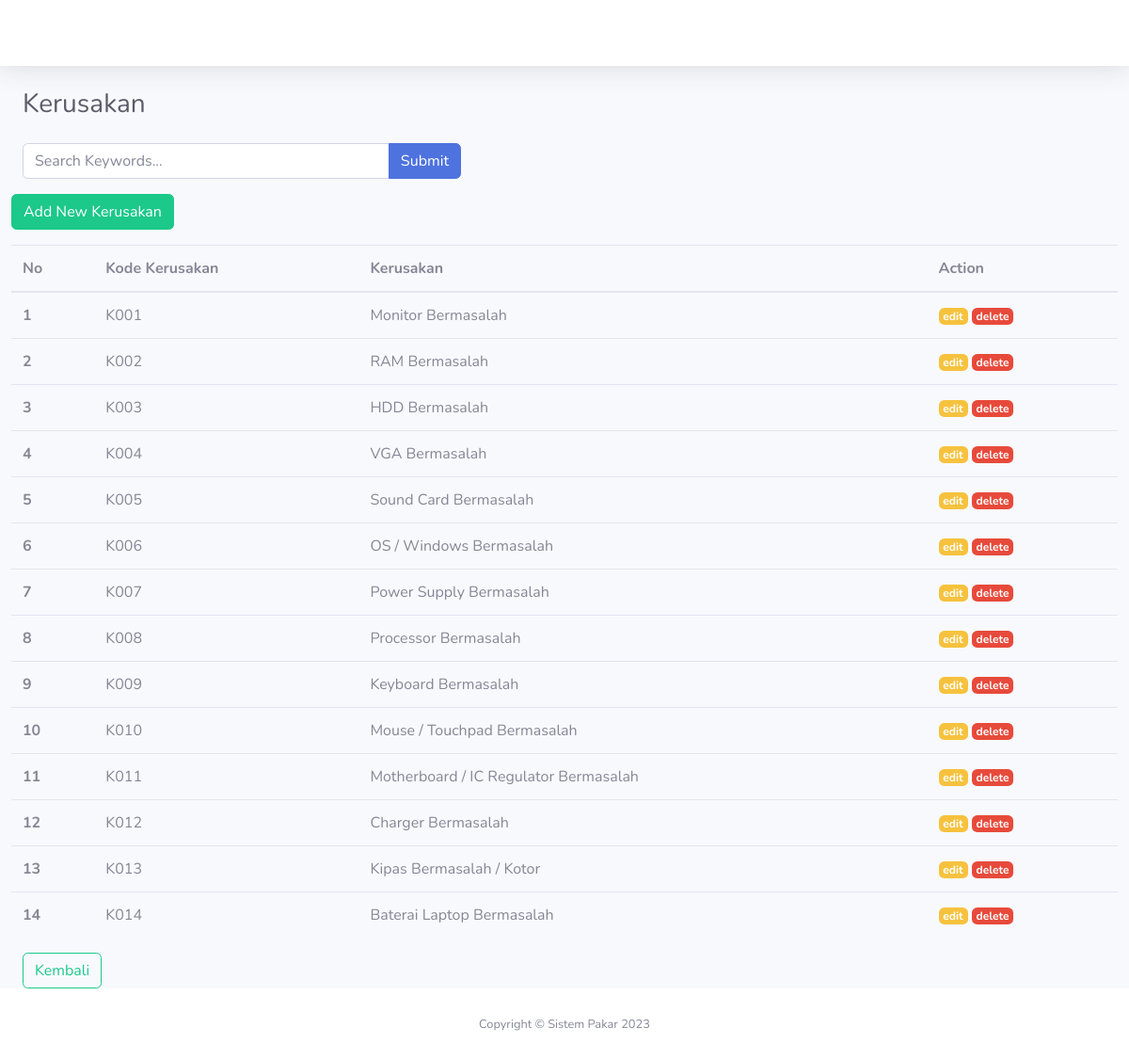
The app's page /index.php/dashboard/kerusakan with its own data.
### tables this page shows
CREATE TABLE `tb_kerusakan` (
  `id_kerusakan` int(11) NOT NULL,
  `kode_kerusakan` varchar(50) NOT NULL,
  `kerusakan` varchar(128) NOT NULL
);

### application/controllers/Dashboard.php (called while the page is built, shortened)
<?php
class Dashboard extends CI_Controller
{
    public function kerusakan()
    {
        $data['title'] = 'Kerusakan';
        $data['user'] = $this->db->get_where('user', ['email' =>
        $this->session->userData('email')])->row_array();
        $this->load->model('Dashboard_model');
        if ($this->input->post('submit')) {
            $data['keyword'] = $this->input->post('keyword');
        } else {
            $data['keyword'] = null;
        }
        $data['kerusakan'] = $this->Dashboard_model->getAllKerusakan($data['keyword']);
        $this->load->view('templates/header', $data);
        $this->load->view('templates/top_bar', $data);
        $this->load->view('dashboard/kerusakan', $data);
        $this->load->view('templates/footer');
    }
}

### index.php (called while the page is built, shortened)
<?php
require_once BASEPATH.'core/CodeIgniter.php';

### application/models/Dashboard_model.php (called while the page is built, shortened)
<?php
class Dashboard_model extends CI_model
{
    public function getAllKerusakan($keyword = null)
    {
        return $this->db->get('tb_kerusakan')->result_array();
    }
}

### application/views/dashboard/kerusakan.php (the view, shortened to what this page needs)
<div class="container-fluid">
    <div class="d-sm-flex align-items-center justify-content-between mb-4">
        <h1 class="h3 mb-0 text-gray-800"> <?= $title; ?></h1>
    </div>
    <div class="row">
        <div class="col-md-5">
            <form action="<?= base_url('dashboard/kerusakan'); ?>" method="post">
                <div class="input-group mb-3">
                    <input type="text" class="form-control" placeholder="Search Keywords..." name="keyword" autocomplete="off" autofocus>
                    <div class="input-group-append">
                        <input class="btn btn-primary" type="submit" name="submit">
                    </div>
                </div>
            </form>
        </div>
    </div>
    <div class="row">
        <a href="<?= base_url("dashboard/add_kerusakan"); ?>" class="btn btn-success mb-3">Add New Kerusakan</a>
        <table class="table table-hover">
            <thead class="thead-primary">
                <tr class="bg-successtext-white">
                    <th scope="col">No</th>
                    <th scope="col">Kode Kerusakan</th>
                    <th scope="col">Kerusakan</th>
                    <th scope="col">Action</th>
                </tr>
            </thead>
            <tbody>
                <?php $i = 1; ?>
                <?php foreach ($kerusakan as $k) : ?>
                    <tr>
                        <th scope="row"><?= $i; ?></th>
                        <td><?= $k['kode_kerusakan']; ?></td>
                        <td><?= $k['kerusakan']; ?></td>
                        <td>
                            <a href="<?= base_url('dashboard/edit_kerusakan/'); ?><?= $k['id_kerusakan']; ?>" class="badge badge-warning">edit</a>
                            <a href="<?= base_url('dashboard/delete_kerusakan/'); ?><?= $k['id_kerusakan']; ?>" class="badge badge-danger">delete</a>
                        </td>
                    </tr>
                    <?php $i++ ?>
                <?php endforeach; ?>
            </tbody>
        </table>
    </div>
    <a href="<?php echo site_url('dashboard') ?>" class="btn btn-outline-success">Kembali</a>
</div>
</div>

### application/views/templates/header.php (shortened to what this page needs)
<!DOCTYPE html>
<html lang="en">
<head>
    <link href="<?= base_url('assets/'); ?>vendor/fontawesome-free/css/all.min.css" rel="stylesheet" type="text/css">
    <link href="<?= base_url('assets/'); ?>css/sb-admin-2.min.css" rel="stylesheet">
</head>
<body id="page-top">
    <div id="wrapper">

### application/views/templates/top_bar.php (shortened to what this page needs)
<div id="content-wrapper" class="d-flex flex-column">
    <div id="content">
        <nav class="navbar navbar-expand navbar-light bg-white topbar mb-4 static-top shadow">
        </nav>

### application/views/templates/footer.php (shortened to what this page needs)
<footer class="sticky-footer bg-white">
    <div class="container my-auto">
        <div class="copyright text-center my-auto">
            <span>Copyright &copy; Sistem Pakar <?= date('Y'); ?></span>
        </div>
    </div>
</footer>
</div>
</div>
</body>
</html>

### records on screen
tb_kerusakan: kode_kerusakan "K001", kerusakan "Monitor Bermasalah"
tb_kerusakan: kode_kerusakan "K002", kerusakan "RAM Bermasalah"
tb_kerusakan: kode_kerusakan "K003", kerusakan "HDD Bermasalah"
tb_kerusakan: kode_kerusakan "K004", kerusakan "VGA Bermasalah"
tb_kerusakan: kode_kerusakan "K005", kerusakan "Sound Card Bermasalah"
tb_kerusakan: kode_kerusakan "K006", kerusakan "OS / Windows Bermasalah"
tb_kerusakan: kode_kerusakan "K007", kerusakan "Power Supply Bermasalah"
tb_kerusakan: kode_kerusakan "K008", kerusakan "Processor Bermasalah"
tb_kerusakan: kode_kerusakan "K009", kerusakan "Keyboard Bermasalah"
tb_kerusakan: kode_kerusakan "K010", kerusakan "Mouse / Touchpad Bermasalah"
tb_kerusakan: kode_kerusakan "K011", kerusakan "Motherboard / IC Regulator Bermasalah"
tb_kerusakan: kode_kerusakan "K012", kerusakan "Charger Bermasalah"
tb_kerusakan: kode_kerusakan "K013", kerusakan "Kipas Bermasalah / Kotor"
tb_kerusakan: kode_kerusakan "K014", kerusakan "Baterai Laptop Bermasalah"

### other values on screen
$title "Kerusakan"
